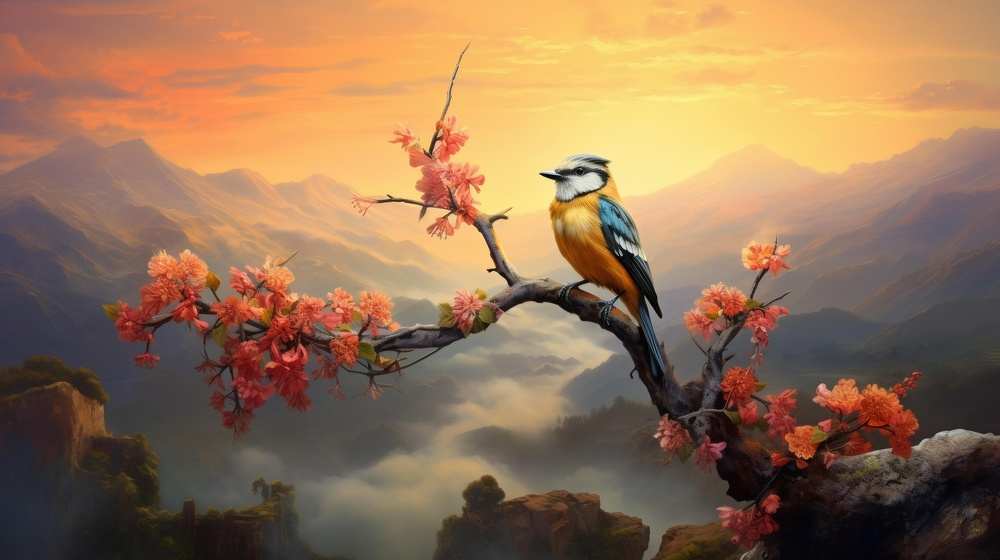
#> input picture assets/img_rep_1.jpg, 1000 x 560 px, shrunk from 1920 x 1076 before the run
$ python -i secuencia_narrativa.py   (imports and definitions only)
#> lines starting #> are read from the running program, lines starting #| are printed output that depends on the picture; after the words box and inside, x2 and y2 are one past the last pixel; in counts of white or black regions, pixels touching at a corner belong together
### servicios/config.py
### meter el funcionamiento de la ia y el servidor aca

import base64
import json
import time
import cv2
import numpy as np
import requests
import streamlit as st


# ==========================================================
# DEFINICIÓN GLOBAL DE CREDENCIALES
# ==========================================================
try:
    RUNPOD_API_KEY = st.secrets["RUNPOD_API_KEY"]
    RUNPOD_ENDPOINT_ID = st.secrets["RUNPOD_ENDPOINT_ID"]
except Exception:
    import toml

    secrets = toml.load(".streamlit/secrets.toml")
    RUNPOD_API_KEY = secrets["RUNPOD_API_KEY"]
    RUNPOD_ENDPOINT_ID = secrets["RUNPOD_ENDPOINT_ID"]

BASE_URL = f"https://api.runpod.ai/v2/{RUNPOD_ENDPOINT_ID}"
HEADERS = {
    "Authorization": f"Bearer {RUNPOD_API_KEY}",
    "Content-Type": "application/json",
}

# Funcion para que OpenCV pueda leer imágenes con rutas que contengan caracteres especiales en Windows
def imread_unicode(path: str, flags: int = cv2.IMREAD_COLOR) -> np.ndarray | None:
    """
    Lee una imagen utilizando un buffer de numpy para evitar fallos de lectura
    con rutas que contengan caracteres especiales (ñ, acentos, espacios) en Windows.
    """
#> called with path = '../../../assets/img_rep_1.jpg', flags = 1
    try:
        buffer = np.fromfile(path, dtype=np.uint8)
        img = cv2.imdecode(buffer, flags)
#> img is the input picture: shape (560, 1000, 3); mean B, G, R 85.4, 114.9, 148.6
        return img
    except Exception as e:
        print(f"Error al cargar la imagen desde '{path}': {e}")
        return None

# [114 lines left out: functions imagen_a_base64, consultar_minicpm_v, not called in this run]

### core/dimensiones/dimension_pragmatica/secuencia_narrativa.py
import cv2
import numpy as np
from servicios.config import imread_unicode

def analizar_secuencia_narrativa(imagen_path: str) -> dict:
    """
    Subcapa Secuencia Narrativa (Pragmática):
    Evalúa el flujo del ojo en el tiempo y la aptitud para piezas seriadas,
    comics o packaging desplegable.
    """
    img = imread_unicode(imagen_path)
    if img is None:
        return {
            "status": "error",
            "mensaje": f"No se pudo cargar la imagen en {imagen_path}"
        }

    gray = cv2.cvtColor(img, cv2.COLOR_BGR2GRAY)
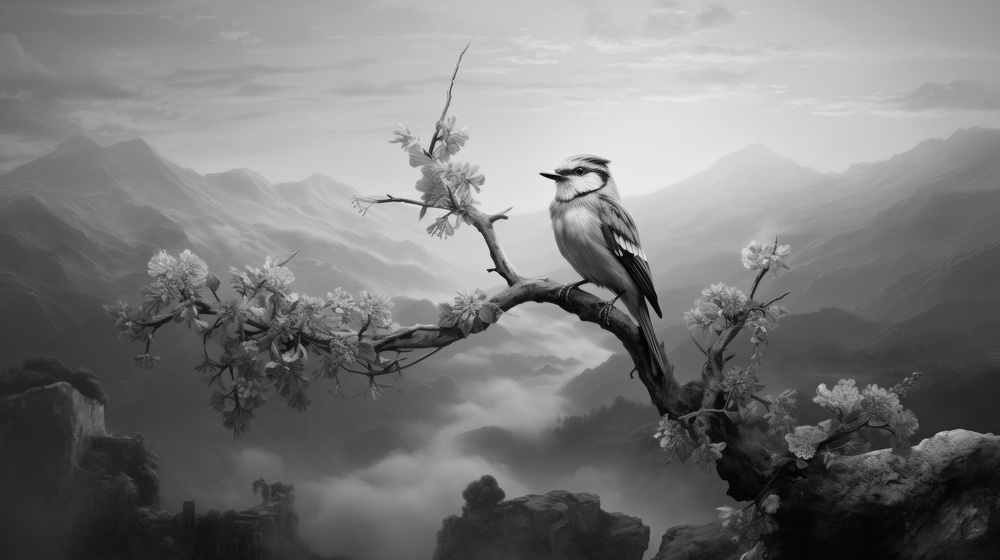
#> gray: shape (560, 1000); min 0, max 245, mean 121.6
    h, w = gray.shape
#> h = 560; w = 1000
    area_total = h * w
#> area_total = 560000

    # BÚSQUEDA DE CONTORNOS RECTANGULARES (Módulo de Paneles)
    # Aplicamos un umbral adaptativo para tolerar variaciones de iluminación y líneas finas
    blur = cv2.GaussianBlur(gray, (5, 5), 0)
    thresh = cv2.adaptiveThreshold(blur, 255, cv2.ADAPTIVE_THRESH_GAUSSIAN_C,
                                  cv2.THRESH_BINARY_INV, 11, 2)
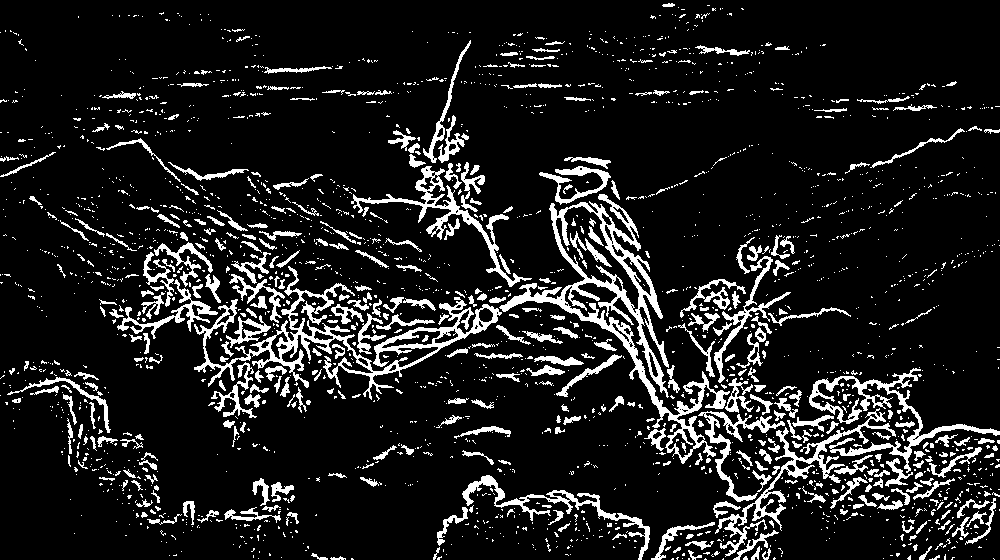
#> thresh: shape (560, 1000); 11.9% white; 2319 white regions (1924 under 20 px)

    contours, _ = cv2.findContours(thresh, cv2.RETR_TREE, cv2.CHAIN_APPROX_SIMPLE)
#> contours = 2518 contours, 2204 with area under 20; largest, box (x1, y1, x2, y2) and area: (499, 194, 730, 464) 10638, (194, 266, 502, 400) 5788, (555, 205, 640, 314) 3242, (809, 368, 1000, 473) 2141, (715, 408, 896, 557) 1905

    candidatos_paneles = []

    # Criterios estrictos para ser considerado una "viñeta/panel"
    area_minima = area_total * 0.04  # Al menos 4% de la pieza
#> area_minima = 22400
    area_maxima = area_total * 0.70  # Máximo 70% (descarta el marco externo total)
#> area_maxima = 392000

    for cnt in contours:
        # Aproximación poligonal
        peri = cv2.arcLength(cnt, True)
        approx = cv2.approxPolyDP(cnt, 0.03 * peri, True)

        # Debe tener 4 vértices (rectángulo/cuadrado)
        if len(approx) == 4:
            x, y, w_box, h_box = cv2.boundingRect(cnt)
            area = w_box * h_box

            if area_minima < area < area_maxima:
                # Comprobar la relación de aspecto del rectángulo (evita franjas muy finas como líneas de texto)
                aspecto_caja = w_box / float(h_box)
                if 0.3 < aspecto_caja < 3.0:
                    candidatos_paneles.append((x, y, w_box, h_box))
#> this loop made 2518 passes
#> (peri, approx, x, y, w_box, h_box, area) on passes 17, 19, 53: (36.38, [[345, 559], [340, 556], [338, 558], [330, 558]], 330, 556, 16, 4, 64), (11.66, [[910, 555], [907, 558], [908, 559], [910, 559]], 907, 555, 4, 5, 20), (40.63, [[931, 546], [919, 557], [919, 559], [924, 558]], 919, 546, 13, 14, 182)
#> (peri, x, y, w_box, h_box, area) on passes 175, 185, 196, 258, 283, 298: (11.66, 974, 524, 5, 4, 20), (30.97, 558, 523, 12, 9, 108), (34.63, 916, 521, 11, 13, 143), (28.38, 941, 510, 10, 10, 100), (15.07, 155, 506, 6, 5, 30), (20.14, 937, 502, 7, 8, 56)
#> after the loop, candidatos_paneles = []

    # Filtrar rectángulos superpuestos/anidados (Non-Maximum Suppression simplificado)
    paneles_filtrados = []
    for box in candidatos_paneles:
        x, y, wb, hb = box
        es_duplicado = False
        for fx, fy, fwb, fhb in paneles_filtrados:
            # Si el centro está dentro de un panel ya aceptado, lo descartamos
            if abs(x - fx) < 30 and abs(y - fy) < 30:
                es_duplicado = True
                break
        if not es_duplicado:
            paneles_filtrados.append(box)
#> this loop made 0 passes
#> after the loop, paneles_filtrados = []

    paneles_detectados = len(paneles_filtrados)
#> paneles_detectados = 0

    # EVALUACIÓN Y CLASIFICACIÓN
    aspect_ratio = w / float(h)
#> aspect_ratio = 1.79

    # Si encontramos al menos 2 puestas en página estructuradas independientes
    if paneles_detectados >= 2:
        tipo_pieza = "Secuencial / Poliscénica (Cómics / Infografía / Paneles)"
        flujo_tiempo = f"Lectura secuencial estructurada en {paneles_detectados} paneles o secciones (narrativa temporal episódica)."
        aplicacion_sugerida = "Apto para historietas, instructivos paso a paso, infografías estructuradas o cómics."
    elif aspect_ratio > 2.2:
        tipo_pieza = "Formato Apaisado Extendido (Packaging desplegable / Banner panorámico)"
        flujo_tiempo = "Flujo horizontal progresivo a lo largo del plano (lectura continua de izquierda a derecha)."
        aplicacion_sugerida = "Especialmente apto para packaging desplegable, fajas de producto o afiches en serie lineal."
    elif aspect_ratio < 0.45:
        tipo_pieza = "Formato Vertical Extendido (Columna / Lomo / Packaging)"
        flujo_tiempo = "Flujo descendente progresivo (barrido vertical de la parte superior hacia la base)."
        aplicacion_sugerida = "Apto para caras laterales de packaging, tótems publicitarios o piezas verticales seriadas."
    else:
        tipo_pieza = "Monoscénica / Afiche Único"
        flujo_tiempo = "Lectura instantánea de cuadro único (captura del instante o concepto central)."
        aplicacion_sugerida = "Apto como afiche individual o portada. Para piezas seriadas requiere continuidad estilística con otras piezas."

    return {
        "status": "success",
        "metrica": "Secuencia Narrativa (Pragmática)",
        "resultado": {
            "Estructura Formativa": tipo_pieza,
            "Flujo del Ojo en el Tiempo": flujo_tiempo,
            "Aplicación Narrativa Sugerida": aplicacion_sugerida,
            "Paneles o Secciones Detectadas": paneles_detectados
        }
    }

>>> result = analizar_secuencia_narrativa('../../../assets/img_rep_1.jpg')
#> result = 3 items

$ run again, on assets/img_rep_2.jpg
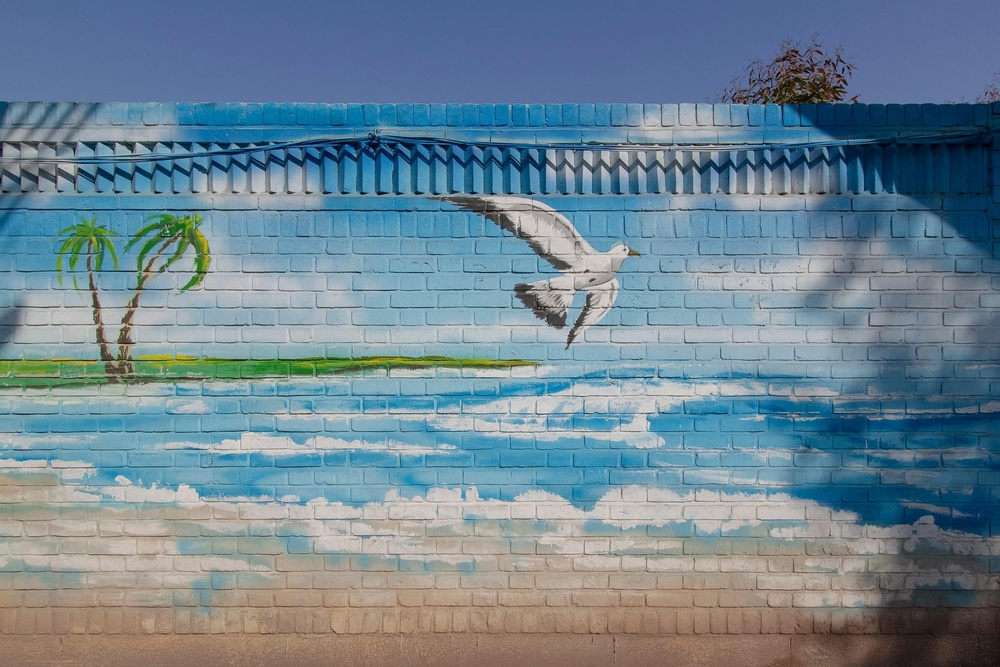
#> input picture assets/img_rep_2.jpg, 1000 x 667 px, shrunk from 1920 x 1280 before the run
#> in imread_unicode, img is the input picture: shape (667, 1000, 3); mean B, G, R 146.7, 132.8, 110.7
#> in analizar_secuencia_narrativa, `gray = cv2.cvtColor(img, cv2.COLOR_BGR2GRAY)`:
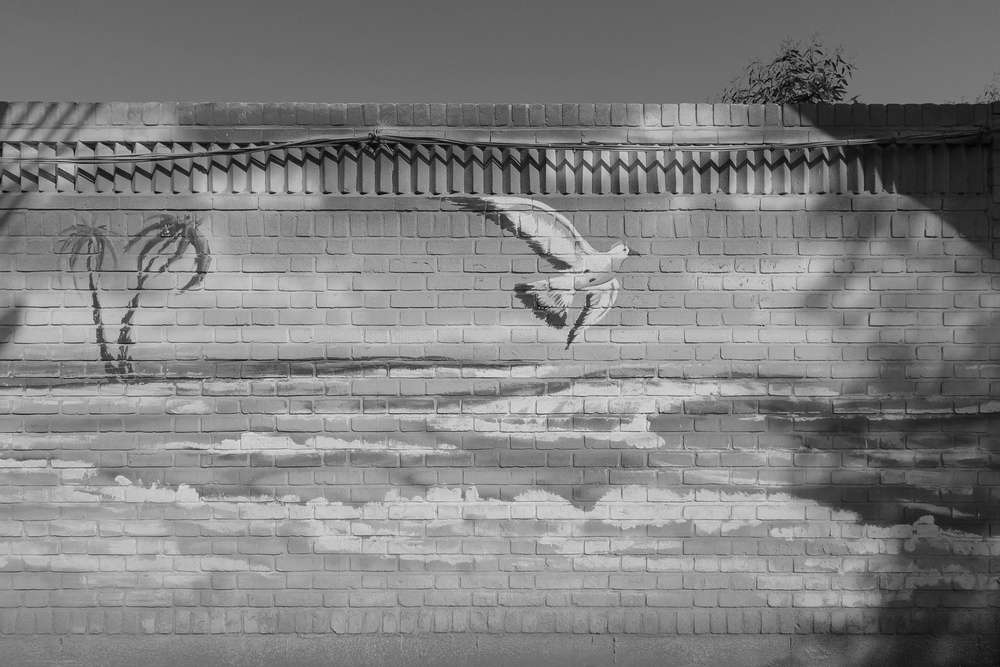
#> gray: shape (667, 1000); min 1, max 227, mean 127.8
#> in analizar_secuencia_narrativa, `thresh = cv2.adaptiveThreshold(blur, 255, cv2.ADAPTIVE_THRESH_GAUSSIAN..`:
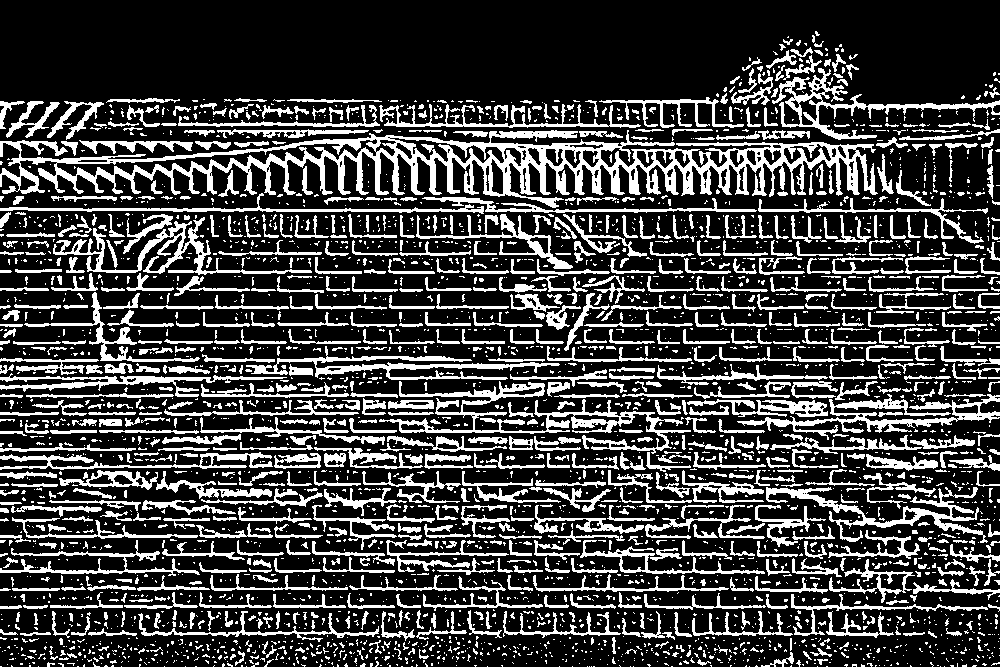
#> thresh: shape (667, 1000); 25.1% white; 3454 white regions (2571 under 20 px)
#> contours = 3696 contours, 2991 with area under 20; largest, box (x1, y1, x2, y2) and area: (0, 130, 878, 208) 23926, (379, 381, 691, 454) 3544, (56, 138, 378, 178) 2888, (737, 394, 1000, 440) 2401, (772, 68, 1000, 140) 2364
#> the loop in analizar_secuencia_narrativa, `for cnt in contours:` made 3696 passes
#> (peri, x, y, w_box, h_box, area) on pass 90: (16.83, 67, 663, 8, 3, 24)
#> after the loop in analizar_secuencia_narrativa, `for cnt in contours:`: candidatos_paneles = []
#> paneles_detectados = 0
#> result = 3 items

$ run again, on assets/img_rep_3.jpg
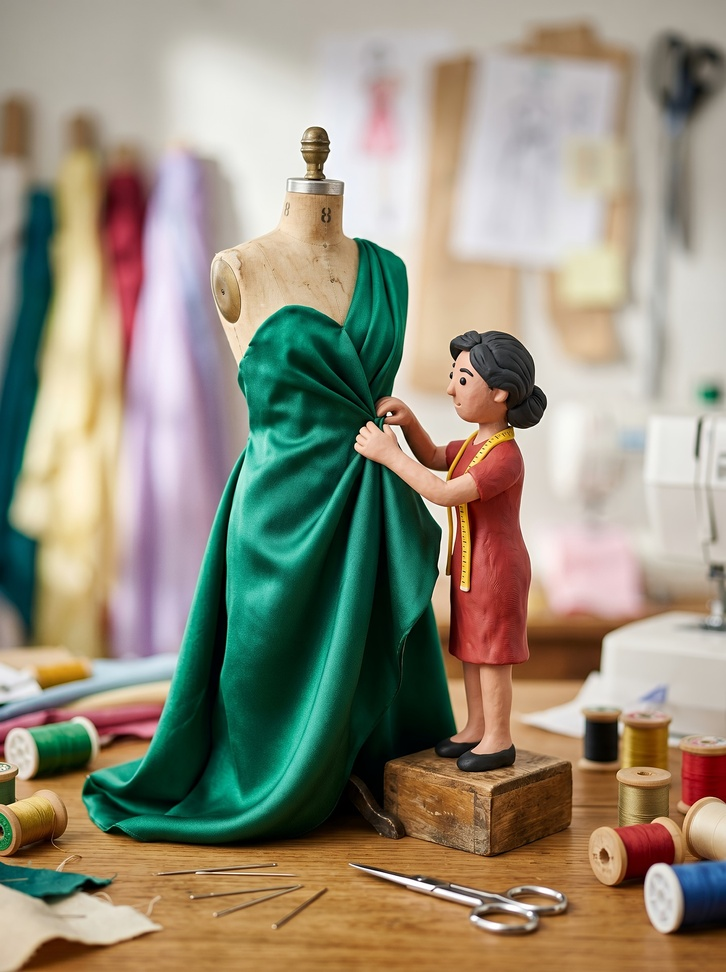
#> input picture assets/img_rep_3.jpg, 726 x 972 px, shrunk from 1433 x 1920 before the run
#> in imread_unicode, img is the input picture: shape (972, 726, 3); mean B, G, R 123.9, 142.7, 149.1
#> in analizar_secuencia_narrativa, `gray = cv2.cvtColor(img, cv2.COLOR_BGR2GRAY)`:
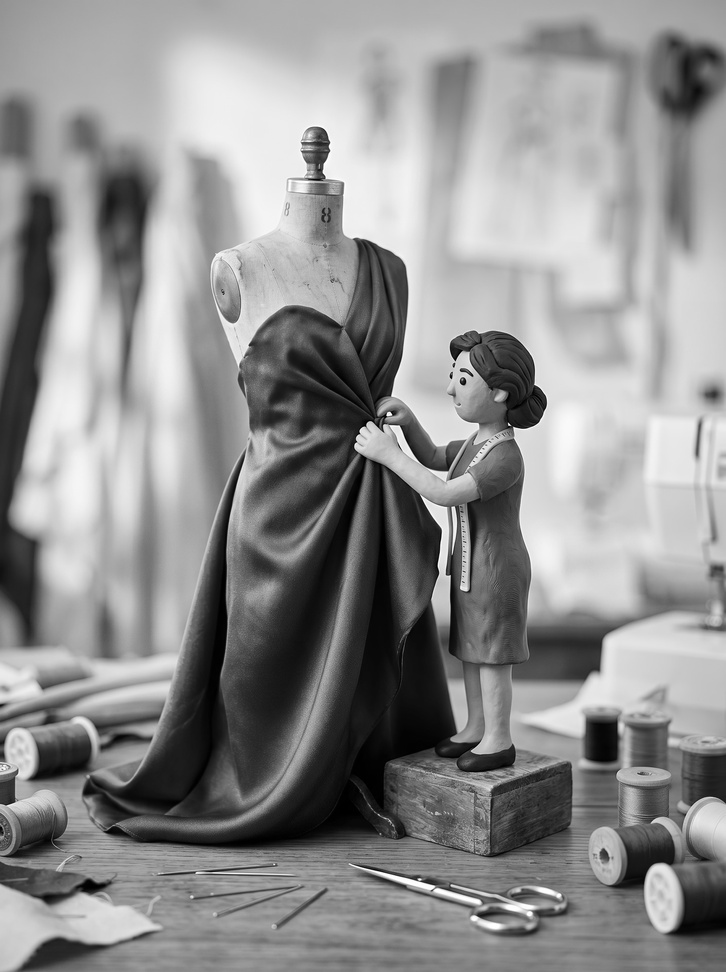
#> gray: shape (972, 726); min 0, max 255, mean 142.5
#> in analizar_secuencia_narrativa, `thresh = cv2.adaptiveThreshold(blur, 255, cv2.ADAPTIVE_THRESH_GAUSSIAN..`:
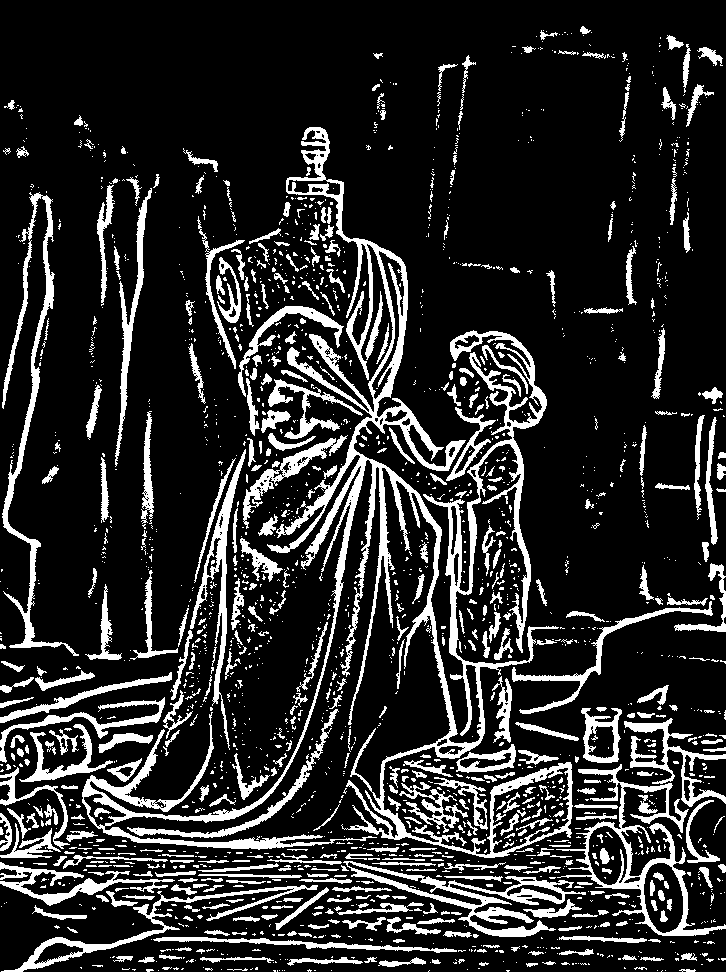
#> thresh: shape (972, 726); 17% white; 2058 white regions (1559 under 20 px)
#> contours = 2493 contours, 2122 with area under 20; largest, box (x1, y1, x2, y2) and area: (82, 127, 573, 858) 33230, (556, 764, 726, 936) 7181, (492, 767, 570, 854) 4318, (343, 861, 586, 937) 4272, (2, 192, 79, 656) 3192
#> the loop in analizar_secuencia_narrativa, `for cnt in contours:` made 2493 passes
#> (peri, x, y, w_box, h_box, area) on passes 154, 159, 190, 201, 219, 228, 230, 244: (29.9, 298, 933, 14, 4, 56), (74.77, 443, 931, 29, 7, 203), (25.31, 328, 919, 12, 5, 60), (55.56, 572, 913, 26, 5, 130), (46.73, 271, 905, 22, 4, 88), (200.1, 337, 903, 76, 12, 912), (59.8, 202, 903, 28, 6, 168), (42.49, 283, 898, 20, 4, 80)
#> after the loop in analizar_secuencia_narrativa, `for cnt in contours:`: candidatos_paneles = []
#> paneles_detectados = 0
#> result = 3 items
